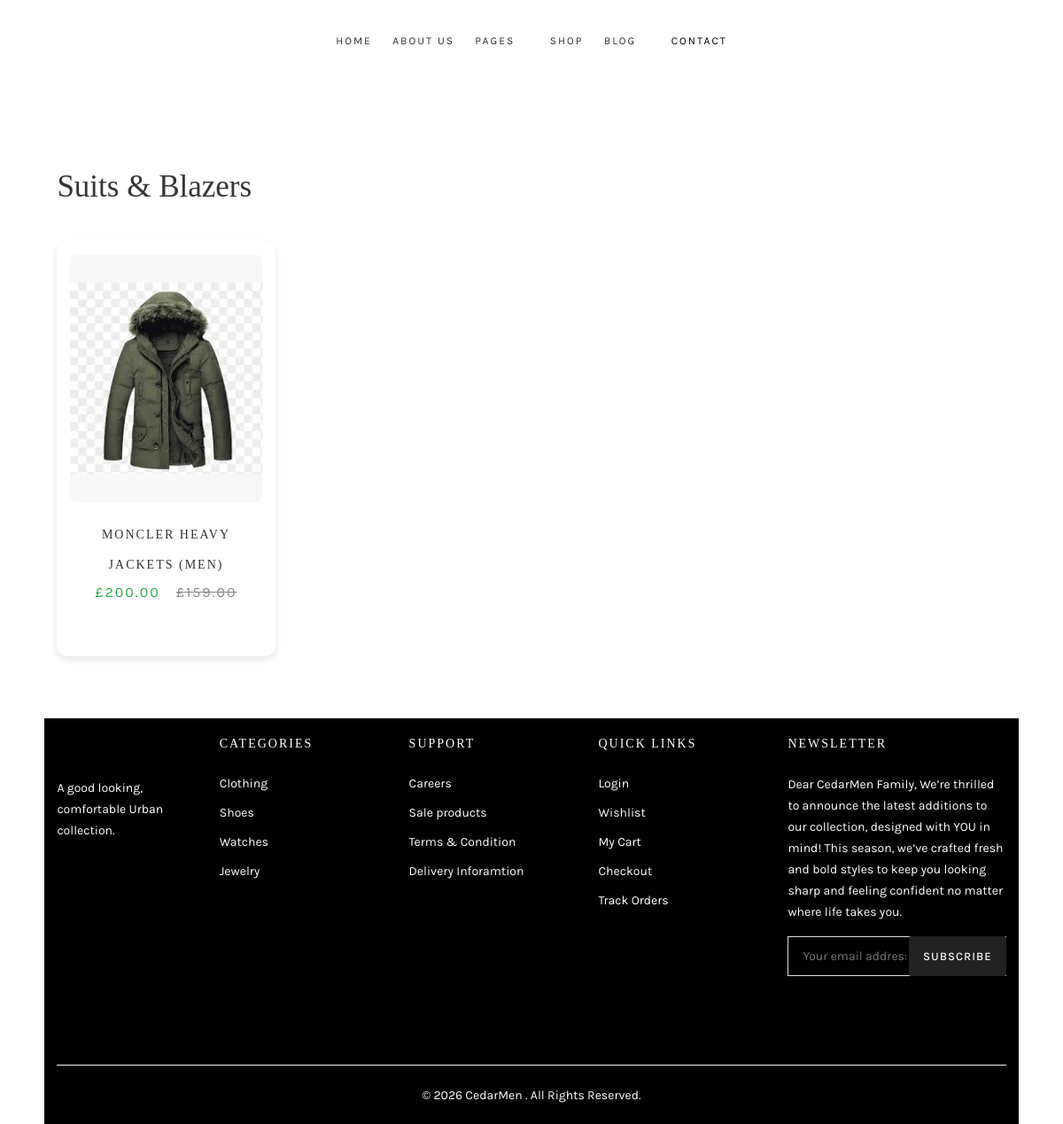
Screenshot of /category/suits/ (signed in) with the database file from the repository.
### ecommerce/models.py (models this page shows, shortened)
class Category(models.Model):
    name = models.CharField(max_length=255)
    slug = models.SlugField(max_length=255, unique=True)
    image = models.ImageField(upload_to='category/', blank=True, null=True)
    description = models.TextField(blank=True, null=True)
    icon_class = models.CharField(max_length=100, blank=True, null=True)

class Product(models.Model):
    name = models.CharField(max_length=255)
    price = models.DecimalField(max_digits=10, decimal_places=2)
    slug = models.SlugField(max_length=255, unique=True, blank=True)
    old_price = models.DecimalField(max_digits=10, decimal_places=2, blank=True, null=True)
    category = models.ForeignKey('Category', on_delete=models.SET_NULL, null=True, blank=True, default=1)
    stock = models.IntegerField()
    colors = models.ManyToManyField(Color, blank=True)
    image = models.ImageField(upload_to='products/')
    product_cart = models.BooleanField(default=False)
    sizes = models.ManyToManyField(Size, blank=True)
    description = models.TextField(blank=True, null=True)
    more_info = models.TextField(blank=True, null=True)
    composition = models.CharField(max_length=255, blank=True, null=True)
    style = models.CharField(max_length=255, blank=True, null=True)
    properties = models.CharField(max_length=255, blank=True, null=True)
    created_at = models.DateTimeField(default=timezone.now)
    def get_url(self):
        return reverse("product_detail", kwargs={
            'slug': self.slug
        })

### ecommerce/views.py (the view)
# urls.py: path('category/<slug:category_slug>/', category_products, name='category_products'),
def category_products(request, category_slug):
    category = get_object_or_404(Category, slug=category_slug)
    products = Product.objects.filter(category=category)
    context = {
        'category': category,
        'products': products,
    }
    return render(request, 'category_products.html', context)

### cart/context_processors.py (called while the page is built)
def cart_summary(request):
    return {
        'cart': get_cart(request)
    }

### cart/utils.py (called while the page is built)
def get_cart(request):
    if request.user.is_authenticated:
        cart, created = Cart.objects.get_or_create(user=request.user)
    else:
        session_key = request.session.session_key
        if not session_key:
            request.session.create()
            session_key = request.session.session_key
        cart, created = Cart.objects.get_or_create(session_key=session_key)
    return cart

### templates/category_products.html (shortened to what this page needs)
{% extends 'base.html' %}
{% load static %}
{% block content %}
<div class="category-products-area pt-100 pb-70">
  <div class="container">
    <h2 class="mb-40">{{ category.name }}</h2>
    <div class="row">
      {% for product in products %}
      <div class="col-lg-3 col-md-6 col-sm-6 col-6 grid-item cat1">
        <div class="shop hover-style mb-30">
          <div class="shop-img-container">
            <a href="{{ product.get_url }}">
              <img
                src="{{ product.image.url }}"
                alt="{{ product.name }}"
                class="shop-img"
              />
            </a>
          </div>
          <div class="shop-title title-style-1">
            <h3><a href="{{ product.get_url }}">{{ product.name }}</a></h3>
            <span class="new-price">£{{ product.price }}</span>
            <span class="old-price">£{{ product.old_price }}</span>
          </div>
        </div>
      </div>
      {% endfor %}
    </div>
  </div>
</div>
{% endblock %}

### static/assets/css/shortcodes/bundle.css (style rules this page uses)
@media only screen and (min-width: 1200px) { .container { max-width: 1200px; } }
.row { margin-right: calc(var(--bs-gutter-x) * -.6); margin-left: calc(var(--bs-gutter-x) * -.6); }
.row > * { padding-right: calc(var(--bs-gutter-x) * .6); padding-left: calc(var(--bs-gutter-x) * .6); }
.container, .container-fluid, .container-lg, .container-md, .container-sm, .container-xl, .container-xxl { padding-right: calc(var(--bs-gutter-x) * .6); padding-left: calc(var(--bs-gutter-x) * .6); }
:root { scroll-behavior: unset; }
a { text-decoration: none; }
body { font-family: 'Karla', sans-serif; font-weight: normal; font-style: normal; font-size: 14px; }
a, .btn { -webkit-transition: all 0.3s ease-out 0s; -moz-transition: all 0.3s ease-out 0s; -ms-transition: all 0.3s ease-out 0s; -o-transition: all 0.3s ease-out 0s; transition: all 0.3s ease-out 0s; }
a, button, input { outline: medium none; color: #464646; }
h1, h2, h3, h4, h5, h6 { font-family: 'Playfair Display', serif; font-weight: normal; color: #363636; margin-top: 0px; font-style: normal; font-weight: 400; }
h1 a, h2 a, h3 a, h4 a, h5 a, h6 a { color: inherit }
h2 { font-size: 35px; }
h3 { font-size: 28px; }
.mb-30 { margin-bottom: 30px }
.mb-40 { margin-bottom: 40px }
.pt-100 { padding-top: 100px }
.pb-70 { padding-bottom: 70px }

### static/assets/css/shortcodes/slider.css (style rules this page uses)
.shop-img { position: relative; }

### static/assets/css/shortcodes/shop.css (style rules this page uses)
.hover-style { display: block; position: relative; transition: all .5s ese 0s; }
.shop-title { bottom: 0; display: inline-block; left: 0; padding: 25px; position: absolute; right: 0; transition: all 0.3s ease-in-out 0s; z-index: 2; }
.shop-title h3 a { font-size: 14px; font-style: normal; font-weight: normal; letter-spacing: 2px; text-transform: uppercase; color: #333; transition: all .3s ese 0s; }
.shop-title span { font-size: 16px; font-style: normal; font-weight: normal; letter-spacing: 2px; text-transform: uppercase; }
.shop-title span.old-price { padding-left: 10px; text-decoration: line-through; }
.hover-style::before { background: #fff none repeat scroll 0 0; content: ""; height: 100%; left: 0; opacity: 0; position: absolute; top: 0; transition: all 0.3s ease-in-out 0s; width: 100%; }

### rows the page displays
Category: name "Suits & Blazers"
Product: image (picture), name "MONCLER HEAVY JACKETS (MEN)", price "200.00", old_price "159.00"
